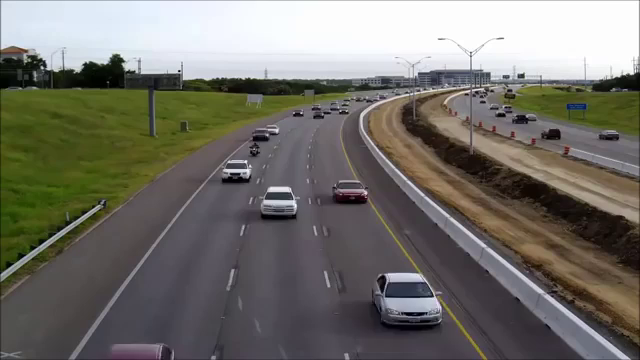
#> input picture frame 30 of hw3/dataset/Highway1.mp4, 640 x 360 px, given in place of 1.mp4, which was not available
$ python hw3.py --line_position 5   (older library calls are emulated)
#> lines starting #> are read from the running program, lines starting #| are printed output that depends on the picture; after the words box and inside, x2 and y2 are one past the last pixel; in counts of white or black regions, pixels touching at a corner belong together; pictures that were not available may be replaced by others from this repository, and a replacement may not be noted
# /usr/bin/env python
"""
==================================================================================================================
Welcome to the program that detects cars without the help of special algorithm!.
In addition, the program also attempts to count the number of cars that pass the "line"
Running the program is simple and easy, but it is important to use only MP4 format video files.
If not, we've seen many warnings due to the format (x264), but still the program will work properly and smoothly.

The code supports Python version 2.7 & 3.5
==================================================================================================================
"""

import cv2
import numpy as np
from argparse import ArgumentParser
from math import sqrt, pow
from copy import copy
from random import randrange
from sys import version

""" Default argument values for argument_parser function"""
VIDEO_PATH = r"dataset\1.mp4"
DIRECTION = 0
SPEED = 1

""" Color codes I use them a lot """
WHITE_COLOR = (255, 255, 255)
GREEN_COLOR = (0, 255, 0)
RED_COLOR = (0, 0, 255)

""" CV & Python version by which the code is written """
MY_PYTHON_VERSION = r"2.7.11 (v2.7.11:6d1b6a68f775, Dec  5 2015, 20:32:19) [MSC v.1500 32 bit (Intel)]"
MY_CV_VERSION = r"2.4.11"


class Blob(object):
    """ Class which identifies the vehicles (cars and also motorcycles)
    In addition, with the functions that we eliminate noises and objects that not vehicles! """

    # [22 lines left out: functions __init__, checking_that_vehicles, not called in this run]

    """ Predict the next step, as the Kalman algorithm """

    # [57 lines left out: functions predict, update, not called in this run]

    """ For debug, print all the parameters of the object.
        Created for QA and debug """

    # [11 lines left out: function to_string, not called in this run]


def check_version_of_python_and_cv():
    python_version = version
    cv_version = cv2.__version__
    flag_change = 0

    cv_msg = ""
    python_msg = ""
    if cv_version != MY_CV_VERSION and python_version != MY_PYTHON_VERSION:
        cv_msg = "Your ~~CV version~~ ({0}) modified version with which the code is written ({1})" \
            .format(cv_version, MY_CV_VERSION)
        python_msg = "Your ~~Python version~~ ({0}) modified version with which the code is written ({1})" \
            .format(python_version, MY_PYTHON_VERSION)

        flag_change = 1
    elif cv_version != MY_CV_VERSION:
        cv_msg = "Your ~~CV version~~ ({0}) modified version with which the code is written ({1})" \
            .format(cv_version, MY_CV_VERSION)

        flag_change = 1
    elif python_version != MY_PYTHON_VERSION:
        python_msg = "Your ~~Python version~~ ({0}) modified version with which the code is written ({1})" \
            .format(python_version, MY_PYTHON_VERSION)

        flag_change = 1

    """ Checking the version of Python to know what print function to use """
    digit_python_version = python_version.split(".")[0]
    if digit_python_version == "2":
        if flag_change == 1:
            print("Warnings: Please note, could be a program does not work optimally because of"
                  " different versions you use")
        if cv_msg != "":
            print(cv_msg)
        if python_msg != "":
            print(python_msg)
    elif digit_python_version == "3":
        if flag_change == 1:
            print("Warnings: Please note, could be a program does not work optimally because of"
                  " different versions you use")
        if cv_msg != "":
            print(cv_msg)
        if python_msg != "":
            print(python_msg)


def argument_parser():
    parser = ArgumentParser(description='')
    parser.add_argument('-v', '--video_path', type=str, help='The video file path', default=VIDEO_PATH)
    parser.add_argument('-d', '--direction', type=int,
                        help='Directing the traffic of vehicle. 1 marks movement'
                        ' from top to bottom, 0 marks a movement from bottom to top.', default=DIRECTION)
    parser.add_argument('-s', '--speed', type=int, help='The running speed of the frames.'
                        'Number 1 mark a high speed, the Number 0 marks a slow speed.', default=SPEED)
    parser.add_argument('-p', '--line_position', type=int, help='Line location on the photo, to count the vehicles.',
                        required=True)
    args = parser.parse_args()

    return args


def create_and_initialization_of_variables(args):
    color_value = 50
    colors_code_list = []
    """ In total created 75 color codes
        Automatically generated color values for predict vehicles """
    for i in range(1, 6):
        temp = color_value * i
        colors_code_list.append((temp, 0, 0))
        colors_code_list.append((0, temp, 0))
        colors_code_list.append((0, 0, temp))

        colors_code_list.append((temp, 0, temp))
        colors_code_list.append((0, temp, temp))
        colors_code_list.append((temp, temp, 0))

        colors_code_list.append((temp, temp / 2, 0))
        colors_code_list.append((temp, 0, temp / 2))

        colors_code_list.append((temp / 2, temp, 0))
        colors_code_list.append((0, temp, temp / 2))

        colors_code_list.append((temp / 2, 0, temp))
        colors_code_list.append((0, temp / 2, temp))

        colors_code_list.append((temp, temp / 2, temp / 2))
        colors_code_list.append((temp / 2, temp, temp / 2))
        colors_code_list.append((temp / 2, temp / 2, temp))

    capture_video = cv2.VideoCapture(args.video_path)
    if not capture_video.isOpened():
        exit("Video path incorrect Or cann't open this video format!")

    _, img_frame1 = capture_video.read()
#> img_frame1 is the input picture: shape (360, 640, 3); mean B, G, R 106.6, 113.7, 115.9
    blobs_list = []
    crossing_line = []
    car_count = 0
    horizontal_line_position = int(round(img_frame1.shape[0] * args.line_position / 100, 2))
#> horizontal_line_position = 18
    crossing_line.append((0, horizontal_line_position))
    crossing_line.append(((img_frame1.shape[1] - 1), horizontal_line_position))

    return colors_code_list, capture_video, img_frame1, blobs_list, crossing_line, car_count, horizontal_line_position


# [80 lines left out: functions draw_and_show_contours, current_frame_blobs_existing_in_all_blobs, draw_blob_info_on_image, check_blob_crossed, draw_cars_count_on_image, not called in this run]


def main():
    """ Print the doc on this project """
    print(__doc__)

    """ Get arguments from command-line"""
    args = argument_parser()

    if args.direction != 1 and args.direction != 0:
        exit("Direction error: Entered value does not match the requirements")
    dir = args.direction
    if args.speed != 1 and args.speed != 0:
        exit("Speed error: Entered value does not match the requirements")
    speed = args.speed
    if speed == 0: speed = 50

    """ Checking some versions of Python and CV you use """
    check_version_of_python_and_cv()

    """ Creates all the variables necessary for running the program """
    colors_code_list, capture_video, img_frame1, blobs_list, crossing_line, car_count, horizontal_line_position = \
        create_and_initialization_of_variables(args)
#> colors_code_list = 75 items, first 6: (50, 0, 0), (0, 50, 0), (0, 0, 50), (50, 0, 50), (0, 50, 50), (50, 50, 0); blobs_list = []; crossing_line = [(0, 18), (639, 18)]; car_count = 0; horizontal_line_position = 18

    first_loop_flag = True

    digit_cv_version = cv2.__version__.split(".")[0]
    while capture_video.isOpened():
        ret, img_frame2 = capture_video.read()
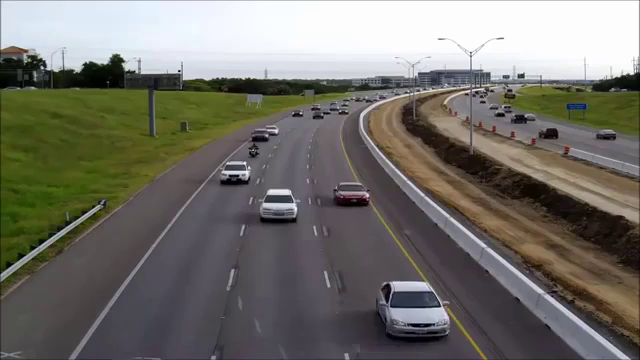
#> input picture frame 31 of hw3/dataset/Highway1.mp4, 640 x 360 px, given in place of 1.mp4, which was not available
#> img_frame2 is the input picture: shape (360, 640, 3); mean B, G, R 106.7, 113.8, 115.8
        if ret is False:
            print("End of video")
            break

        current_frame_blobs_list = []
        img_frame1_copy = copy(img_frame1)
        img_frame2_copy = copy(img_frame2)

        img_frame1_copy = cv2.cvtColor(img_frame1_copy, cv2.COLOR_BGR2GRAY)
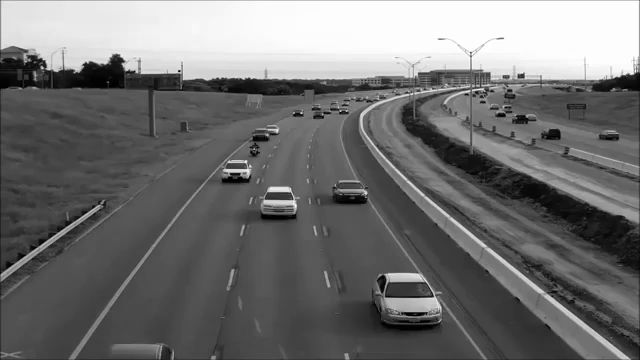
#> img_frame1_copy: shape (360, 640); min 0, max 255, mean 113.5
        img_frame2_copy = cv2.cvtColor(img_frame2_copy, cv2.COLOR_BGR2GRAY)
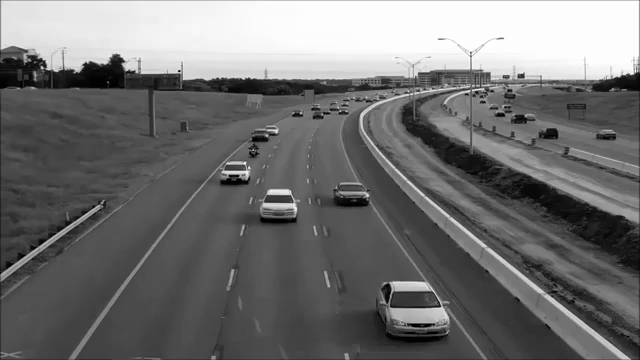
#> img_frame2_copy: shape (360, 640); min 0, max 255, mean 113.5
        img_frame1_copy = cv2.GaussianBlur(img_frame1_copy, (5, 5), 0)
        img_frame2_copy = cv2.GaussianBlur(img_frame2_copy, (5, 5), 0, )
        img_difference = cv2.absdiff(img_frame1_copy, img_frame2_copy)
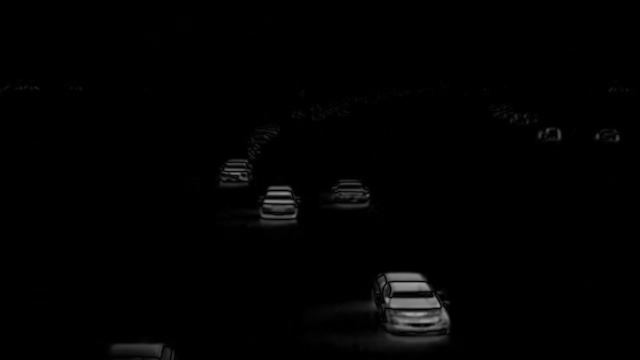
#> img_difference: shape (360, 640); min 0, max 167, mean 2.3

        _, img_thresh = cv2.threshold(img_difference, 30, 255, cv2.THRESH_BINARY)
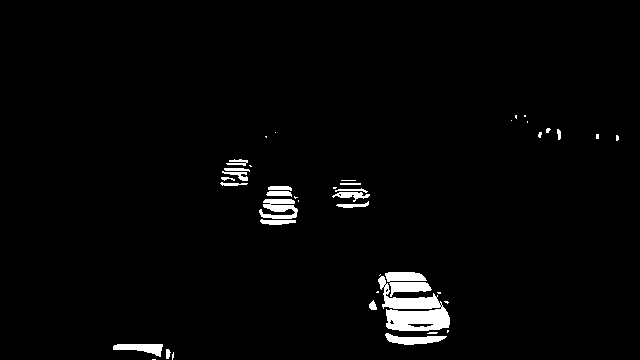
#> img_thresh: shape (360, 640); 2.3% white; 43 white regions (23 under 20 px), largest, box (x1, y1, x2, y2) and area: (378, 276, 450, 331) 1941, (385, 272, 432, 297) 732, (259, 199, 298, 219) 497
        cv2.imshow("Threshold", img_thresh)

        structuring_elements5x5 = cv2.getStructuringElement(cv2.MORPH_RECT, (5, 5), (-1, -1))

        for i in range(2):
            img_thresh = cv2.dilate(img_thresh, structuring_elements5x5, None, (-1, -1), 1, cv2.BORDER_DEFAULT,
                                    (0, 0, 0))
            img_thresh = cv2.dilate(img_thresh, structuring_elements5x5, None, (-1, -1), 1, cv2.BORDER_DEFAULT,
                                    (0, 0, 0))
            img_thresh = cv2.erode(img_thresh, structuring_elements5x5, None, (-1, -1), 1, cv2.BORDER_DEFAULT,
                                   (0, 0, 0))
#> this loop made 2 passes
#> pass 1, in main, `img_thresh = cv2.erode(img_thresh, structuring_elements5x5, None, (-1,..`:
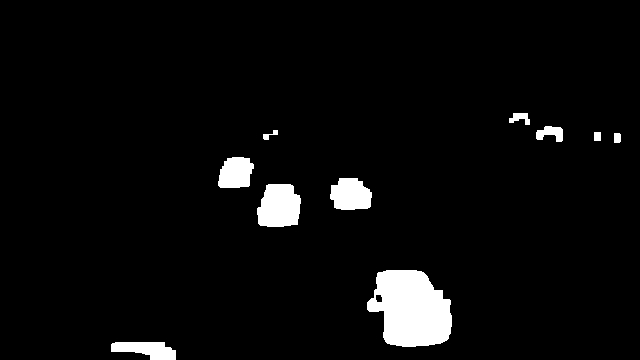
#> img_thresh: shape (360, 640); 4.3% white; 10 white regions, largest, box (x1, y1, x2, y2) and area: (367, 270, 452, 347) 4891, (257, 184, 301, 227) 1571, (330, 178, 372, 210) 1083
#> pass 2, in main, `img_thresh = cv2.dilate(img_thresh, structuring_elements5x5, None, (-1..`:
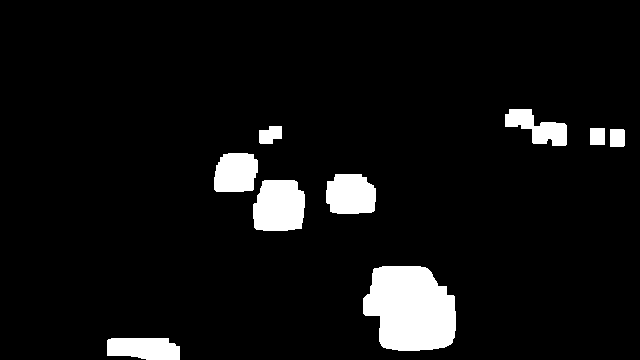
#> img_thresh: shape (360, 640); 6.7% white; 9 white regions, largest, box (x1, y1, x2, y2) and area: (363, 266, 456, 351) 6315, (253, 180, 305, 231) 2331, (326, 174, 376, 214) 1739
#> after the loop: img_thresh: shape (360, 640); 5.4% white; 10 white regions, largest, box (x1, y1, x2, y2) and area: (365, 268, 454, 349) 5615, (255, 182, 303, 229) 1935, (328, 176, 374, 212) 1395

        img_thresh_copy = copy(img_thresh)
        if digit_cv_version == "3":
            _, contours, _ = cv2.findContours(img_thresh_copy, cv2.RETR_EXTERNAL, cv2.CHAIN_APPROX_SIMPLE)
        elif digit_cv_version == "2":
            contours, _ = cv2.findContours(img_thresh_copy, cv2.RETR_EXTERNAL, cv2.CHAIN_APPROX_SIMPLE)

#> (the run stopped early here; a loop or call above may not have finished)

$ run again, starting later in the video
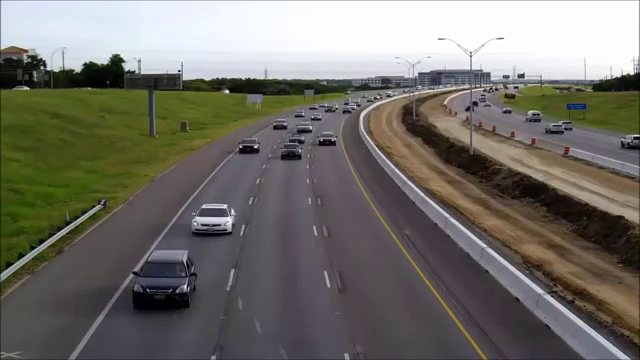
#> input picture frame 135 of hw3/dataset/Highway1.mp4, 640 x 360 px, given in place of 1.mp4, which was not available
#> in create_and_initialization_of_variables, img_frame1 is the input picture: shape (360, 640, 3); mean B, G, R 105.6, 112.8, 115.1
#> in main, `colors_code_list, capture_video, img_frame1, blobs_list, crossing_line..`: colors_code_list = 75 items, first 6: (50, 0, 0), (0, 50, 0), (0, 0, 50), (50, 0, 50), (0, 50, 50), (50, 50, 0); blobs_list = []; crossing_line = [(0, 18), (639, 18)]; car_count = 0; horizontal_line_position = 18
#> in main, `img_frame1_copy = cv2.cvtColor(img_frame1_copy, cv2.COLOR_BGR2GRAY)`:
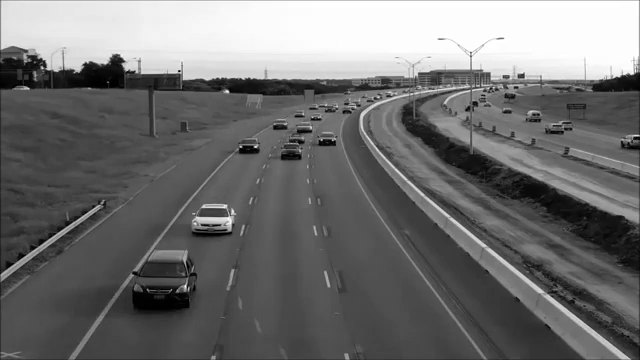
#> img_frame1_copy: shape (360, 640); min 0, max 255, mean 112.6
#> in main, `img_difference = cv2.absdiff(img_frame1_copy, img_frame2_copy)`:
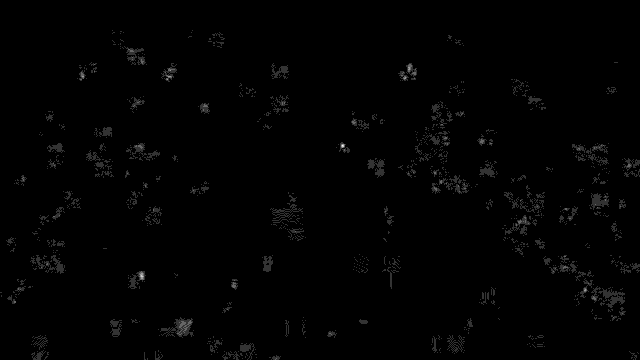
#> img_difference: shape (360, 640); min 0, max 5, mean 0.0414; drawn with min black and max white
#> img_thresh: shape (360, 640); every value is 0

$ run again, starting later in the video
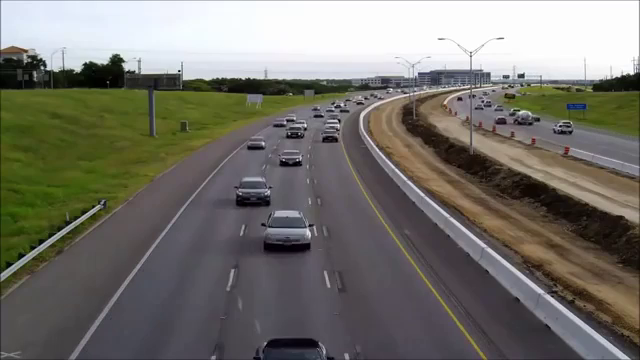
#> input picture frame 240 of hw3/dataset/Highway1.mp4, 640 x 360 px, given in place of 1.mp4, which was not available
#> in create_and_initialization_of_variables, img_frame1 is the input picture: shape (360, 640, 3); mean B, G, R 107.9, 115.3, 117.4
#> in main, `colors_code_list, capture_video, img_frame1, blobs_list, crossing_line..`: colors_code_list = 75 items, first 6: (50, 0, 0), (0, 50, 0), (0, 0, 50), (50, 0, 50), (0, 50, 50), (50, 50, 0); blobs_list = []; crossing_line = [(0, 18), (639, 18)]; car_count = 0; horizontal_line_position = 18
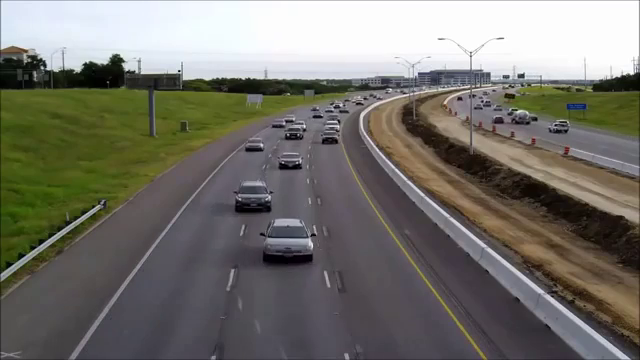
#> input picture frame 241 of hw3/dataset/Highway1.mp4, 640 x 360 px, given in place of 1.mp4, which was not available
#> in main, img_frame2 is the input picture: shape (360, 640, 3); mean B, G, R 108.2, 115.7, 117.7
#> the loop in main, `for i in range(2):` made 2 passes
#> pass 2, in main, `img_thresh = cv2.dilate(img_thresh, structuring_elements5x5, None, (-1..`:
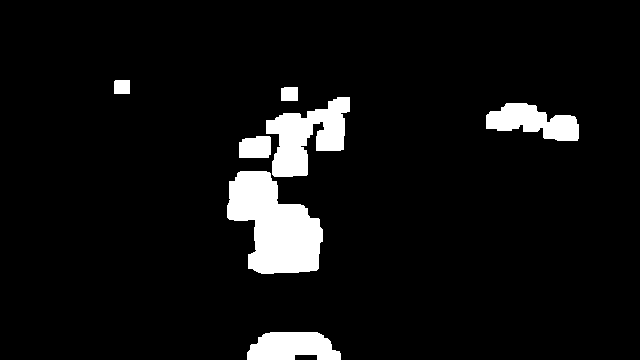
#> img_thresh: shape (360, 640); 6.7% white; 7 white regions, largest, box (x1, y1, x2, y2) and area: (227, 171, 323, 274) 6353, (266, 97, 350, 177) 3674, (486, 103, 579, 141) 2178
